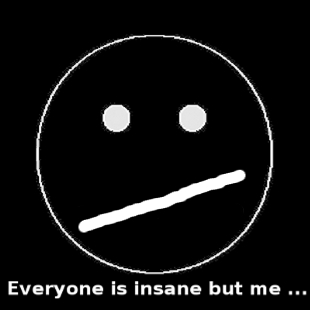
%> input picture ImageProcessingMethods/8. Kernels & Filters/evil.jpg, 310 x 310 px
$ octave Hough_5.m   (GNU Octave 9; MATLAB toolbox functions it lacks are replaced by stand-ins)
%> lines starting %> are read from the running program, lines starting %| are printed output that depends on the picture; in (x1, y1, x2, y2) boxes, pixels count from 0 and x2, y2 are one past the last pixel; in counts of white or black regions, pixels touching at a corner belong together; the program's own positions count from 1
% script from W. Birkfellner, M. Figl, J. Hummel: "Medical Image Processing - A Basic Course", copyright 2010 by Taylor & Francis
clear;
img = imread('evil.jpg');
%> img is the input picture: size 310x310 uint8; min 0, max 255, mean 16.9
minint=min(min(img));
%> minint = 0
img=img-minint;
maxint=max(max(img));
%> maxint = 255
img=round(img/maxint);
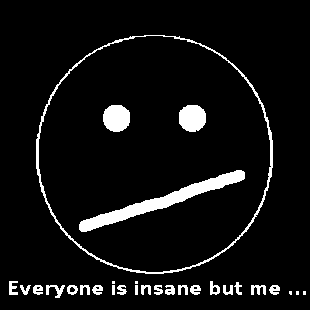
%> img: size 310x310 uint8; values 0 (black) and 1 (white), 6.6% white; 29 white regions (5 under 20 px), largest, box (x1, y1, x2, y2) and area: (79, 170, 245, 232) 1996, (36, 35, 273, 274) 1689, (179, 105, 206, 132) 597

himg=zeros(360,442);
%> (the run ends here)
